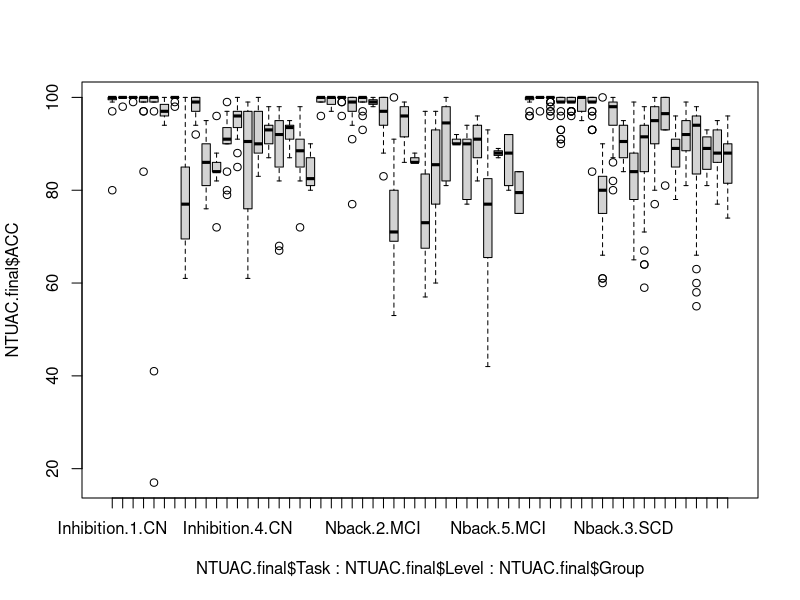
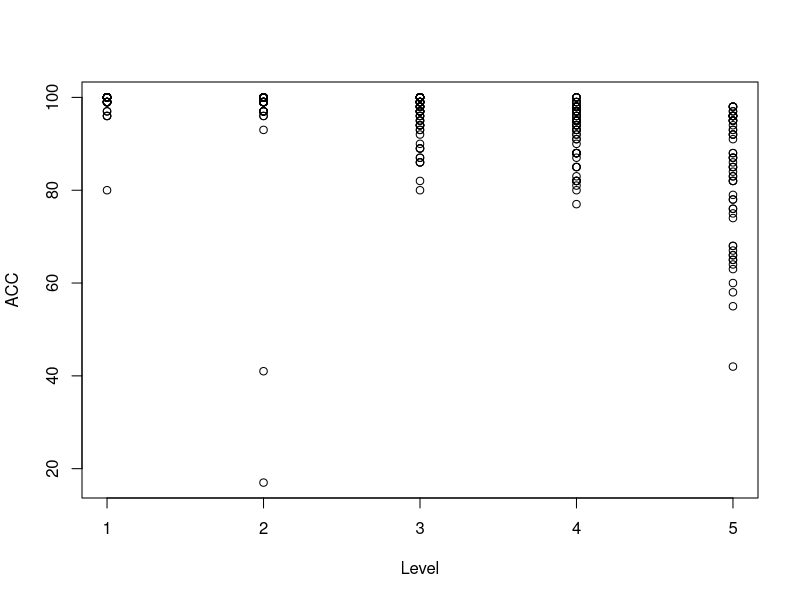

These figures' R source, in order: (Note: this script raises an error after producing the figures.)
library(Matrix)
library(ggplot2)
library(ggpubr)
library(gtools)
library(gridExtra)
library(lme4)
library(tidyr)
library(dplyr)
library(data.table)
library(reshape2)
library(plyr)

setwd("d:/Data/Research_projeccts/NTUACdata/NTUAC_Analysis/2018_final_new/")
NTUAC.final <- read.csv("NTUAC_total_34567_final.csv")

NTUAC.final$trainning_times_level <- sequence(rle(as.character(NTUAC.final$Level))$lengths)

NTUAC.final <- NTUAC.final[NTUAC.final$Level != 6,]
NTUAC.final$Level
str(NTUAC.final)

NTUAC.model <- lmer(ACC ~ Task*trainning_times_level*poly(Level, 2)*Group + (1+Level+trainning_times_level|Subj.num), data = NTUAC.final)
NTUAC.model.summary <- summary(NTUAC.model)
NTUAC.model.anova <- anova(NTUAC.model)
NTUAC.model.summary
NTUAC.model.anova

boxplot(NTUAC.final$ACC ~ NTUAC.final$Task*NTUAC.final$Level*NTUAC.final$Group)

NTUAC.model.nopoly <- lmer(ACC ~ Task*trainning_times_level*Level*Group + (1+Level+trainning_times_level|Subj.num), data = NTUAC.final)
NTUAC.model.nopoly.summary <- summary(NTUAC.model.nopoly)
NTUAC.model.nopoly.summary

NTUAC.notask.model <- lmer(ACC ~ poly(trainning_times_level, 2)*Level*Group + (1+Level+trainning_times_level|Subj.num), data = NTUAC.final)
summary(NTUAC.notask.model)
anova(NTUAC.notask.model)

NTUAC.final.Inhibition <- NTUAC.final[NTUAC.final$Task == "Inhibition",]
NTUAC.final.NBack <- NTUAC.final[NTUAC.final$Task == "NBack",]
NTUAC.final.Switching <- NTUAC.final[NTUAC.final$Task == "Switching",]

NTUAC.model.Inhibition <- lmer(ACC ~ Level*Group*trainning_times_level + (1+Level+trainning_times_level|Subj.num), data = NTUAC.final.Inhibition)
NTUAC.model.Inhibition.sum <- summary(NTUAC.model.Inhibition)
NTUAC.model.Inhibition.sum
plot(ACC ~ Level*Group*trainning_times_level, NTUAC.final.Inhibition)

NTUAC.model.NBack <- lmer(ACC ~ Level*Group*trainning_times_level + (1+Level+trainning_times_level|Subj.num), data = NTUAC.final.NBack)
NTUAC.model.NBack.sum <- summary(NTUAC.model.NBack)
NTUAC.model.NBack.sum
plot(ACC ~ Level*Group*trainning_times_level, NTUAC.final.NBack)

NTUAC.model.Switching <- lmer(ACC ~ Level*Group*trainning_times_level + (1+Level+trainning_times_level|Subj.num), data = NTUAC.final.Switching)
NTUAC.model.Switching.sum <- summary(NTUAC.model.Switching)
NTUAC.model.Switching.sum
plot(ACC ~ Level*Group*trainning_times_level, NTUAC.final.Switching)

ggline(NTUAC.final.Inhibition, x = "Level", y = "ACC", add = "mean_se", color = "Group") +
       labs(x = "Level", y = "ACC", colour = "Group") + 
       stat_compare_means(aes(group = Group), label = "p.signif", 
                         label.y = 110, size = 5)

ggline(NTUAC.final.NBack, x = "Level", y = "ACC", add = "mean_se", color = "Group") +
       labs(x = "Level", y = "ACC", colour = "Group") + 
        stat_compare_means(aes(group = Group), label = "p.signif", 
                     label.y = 110, size = 5)

ggline(NTUAC.final.Switching, x = "Level", y = "ACC", add = "mean_se", color = "Group") +
       labs(x = "Level", y = "ACC", colour = "Group") + 
        stat_compare_means(aes(group = Group), label = "p.signif", 
                     label.y = 110, size = 5)


ggline(NTUAC.final.Inhibition, x = "trainning_times_level", y = "ACC", add = "mean_se", color = "Group", facet.by = "Level") +
  labs(x = "training times", y = "ACC", colour = "Group", title = "Inhibition") + facet_wrap(~ Level, ncol=5) +
  stat_compare_means(aes(group = Group), label = "p.signif", 
                     label.y = 110, size = 5) +
  geom_smooth(method = 'lm', formula = y ~ poly(x,2), aes(colour = Group), size=1)

ggline(NTUAC.final.NBack, x = "trainning_times_level", y = "ACC", add = "mean_se", color = "Group", facet.by = "Level") +
  labs(x = "training times", y = "ACC", colour = "Group", title = "NBack") + facet_wrap(~ Level, ncol=5) +
  stat_compare_means(aes(group = Group), label = "p.signif", 
                     label.y = 110, size = 5) +
  geom_smooth(method = 'lm', formula = y ~ poly(x,2), aes(colour = Group), size=1)

ggline(NTUAC.final.Switching, x = "trainning_times_level", y = "ACC", add = "mean_se", color = "Group", facet.by = "Level") +
  labs(x = "training times", y = "ACC", colour = "Group", title = "Switching") + facet_wrap(~ Level, ncol=5) +
  stat_compare_means(aes(group = Group), label = "p.signif", 
                     label.y = 110, size = 5) +
  geom_smooth(method = 'lm', formula = y ~ poly(x,2), aes(colour = Group), size=1)
